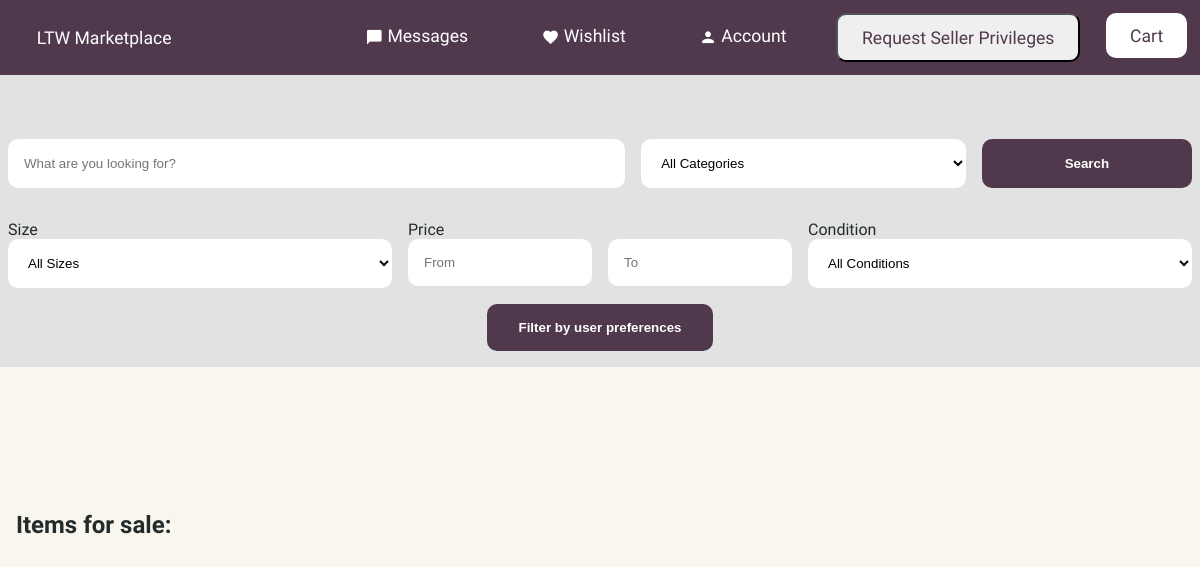
Page / (signed in) on the earlier database version.
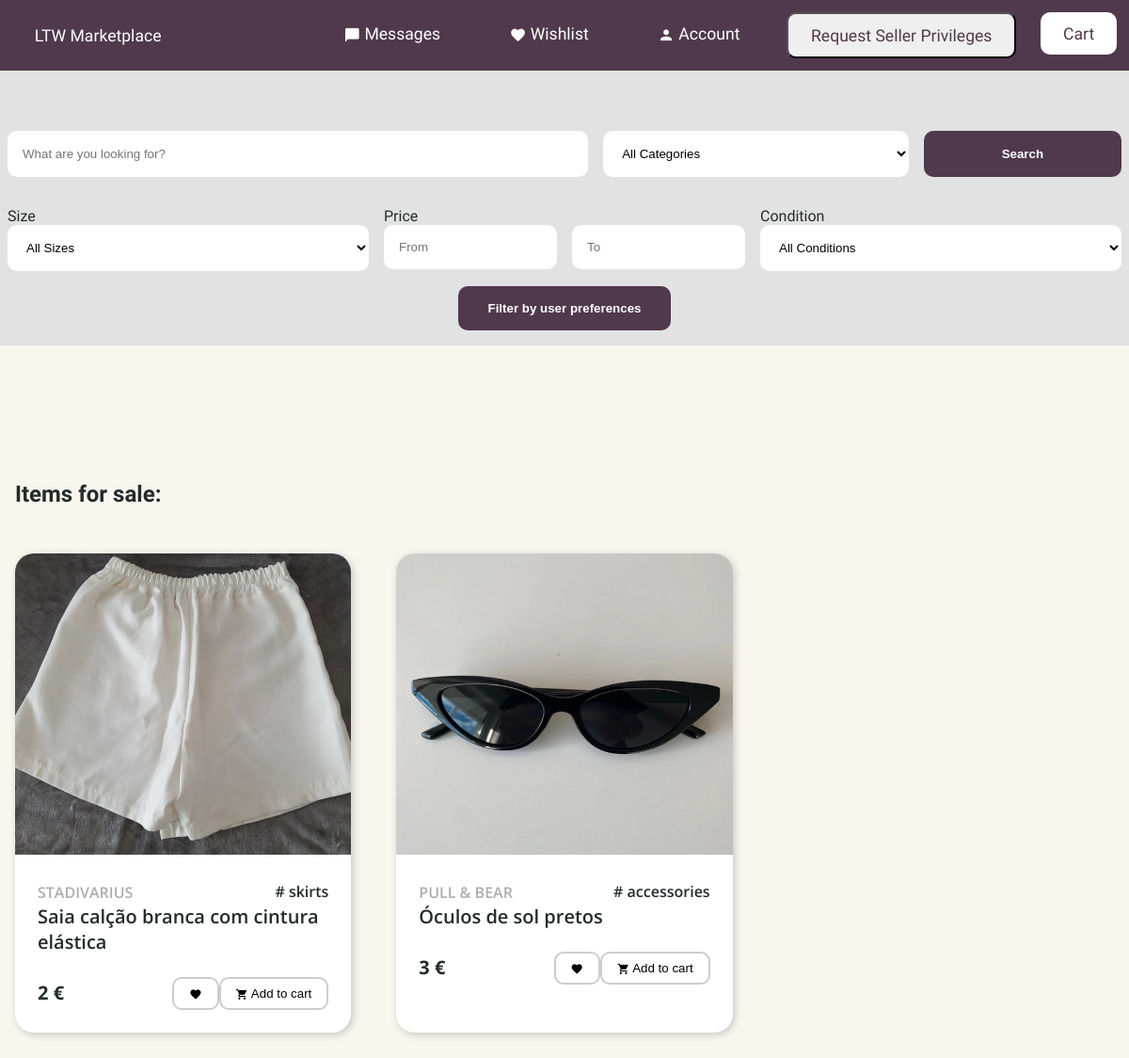
Same page on the later database version.
### tables this page shows
CREATE TABLE items (
  id INTEGER PRIMARY KEY AUTOINCREMENT,
  category_id INTEGER NOT NULL,
  size_id INTEGER NOT NULL,
  condition_id TEXT NOT NULL,
  price INTEGER NOT NULL,
  brand TEXT NOT NULL,
  model TEXT NOT NULL,
  seller_id INTEGER NOT NULL,
  created_at DATETIME NOT NULL DEFAULT CURRENT_TIMESTAMP,
  sold_at DATETIME DEFAULT NULL,
  FOREIGN KEY(category_id) REFERENCES categories(id),
  FOREIGN KEY(size_id) REFERENCES sizes(id),
  FOREIGN KEY(condition_id) REFERENCES conditions(id),
  FOREIGN KEY(seller_id) REFERENCES sellers(user_id)
);

CREATE TABLE categories (
  name TEXT NOT NULL,
  created_at DATETIME NOT NULL DEFAULT CURRENT_TIMESTAMP,
  id INTEGER PRIMARY KEY AUTOINCREMENT
);

### src/app/Router.php (called while the page is built, shortened)
<?php
class Router
{
    private $routes = [];
    private $params = [];
    public function addRoute(string $route, array $params = []): void
    {
        $route = preg_replace('/\//', '\\/', $route);
        $route = preg_replace('/\{([a-z0-9]+)\}/', '(?P<\1>[a-z0-9-]+)', $route);
        $route = preg_replace('/\{([a-z0-9]+):([^\}]+)\}/', '(?P<\1>\2)', $route);
        $route = '/^' . $route . '$/i';
        $this->routes[$route] = $params;
    }
    public function setParams(string $uri): void
    {
        foreach ($this->routes as $route => $params) {
            if (preg_match($route, $uri, $matches)) {
                $this->params = $params;
            }
        }
    }
    public function redirect(): void
    {
        $controller = $this->getNamespace() . $this->params['controller'];
        $action = $this->capitalizeAction($this->params['action']);
        if (class_exists($controller)) {
            $controller = new $controller;
        } else {
            header('location: ' . URLROOT);
        }
        call_user_func_array([$controller, $action], [$this->params]);
    }
    private function getNamespace(): string
    {
        $namespace = '\\Controllers\\';
        return $namespace;
    }
    private function capitalizeAction(string $action): string
    {
        $action = explode('-', $action);
        return implode($action);
    }
}

### public/index.php (called while the page is built, shortened)
<?php
App\Router::load(APPROOT . '/src/app/routes.php')->redirect();?>

### src/models/Database.php (called while the page is built, shortened)
<?php
class Database
{
    private $name = DATABASE_NAME;
    private $db_handler;
    private $stmt;
    public function __construct()
    {
        $dsn = 'sqlite:' . APPROOT . '/data/' . $this->name;
        $options = [
            PDO::ATTR_PERSISTENT => true,
            PDO::ATTR_ERRMODE => PDO::ERRMODE_EXCEPTION,
        ];
        try {
            $this->db_handler = new PDO($dsn, null, null, $options);
        } catch (PDOException $e) {
            $this->error = $e->getMessage();
            echo $this->error;
        }
    }
    public function query($sql)
    {
        $this->stmt = $this->db_handler->prepare($sql);
    }
    public function execute()
    {
        return $this->stmt->execute();
    }
    public function resultSet()
    {
        $this->execute();
        return $this->stmt->fetchAll(PDO::FETCH_OBJ);
    }
}

### src/models/Item.php (called while the page is built, shortened)
<?php
class ItemModel
{
    private $db;
    public function __construct()
    {
        $this->db = new Database;
    }
    public function getItems($filters = []): array
    {
        $sql = "
            SELECT items.*,
                   categories.name as category_name,
                   sizes.name as size_name,
                   conditions.name as condition_name,
                   users.username as seller_name,
                   GROUP_CONCAT(images.url) as image_urls
            FROM items
            LEFT JOIN categories ON items.category_id = categories.id
            LEFT JOIN sizes ON items.size_id = sizes.id
            LEFT JOIN conditions ON items.condition_id = conditions.id
            LEFT JOIN sellers ON items.seller_id = sellers.user_id
            LEFT JOIN users ON sellers.user_id = users.id
            LEFT JOIN images ON items.id = images.item_id
        ";
        $sql .= " GROUP BY items.id";
        $this->db->query($sql);
        $items = $this->db->resultSet();
        foreach ($items as $item) {
            $item->image_urls = explode(',', $item->image_urls);
        }
        return $items;
    }
}

### src/views/Home/index.php (the view, shortened to what the changed rows need)
<?php
require_once APPROOT . '/src/views/Common/common.php';
$user = $_SESSION['user'];?>
<body>
    <main>
        <section class="home-items">
            <h2>Items for sale:</h2>
            <div class="listing-items">
                <?php if (empty($data["items"])) : ?>
                    <p>No items found.</p>
                <?php else : ?>
                    <?php foreach ($data["items"] as $item) :
                        if ($item->sold_at === NULL) { ?>
                            <article class="item-card">
                                <a href="/home/details/<?= $item->id ?>">
                                    <img src="<?= $item->image_urls[0] ?>" alt="Item image" id="item-image">
                                </a>
                                <div class="item-info">
                                    <div>
                                        <div class="item-header">
                                            <p> <?= $item->brand; ?></p>
                                            <span class="category"> <?= $item->category_name; ?></span>
                                        </div>
                                        <a href="/home/details/<?= $item->id ?>">
                                            <?= $item->model; ?>
                                        </a>
                                    </div>
                                    <div class="item-footer">
                                        <h3><?= $item->price; ?> €</h3>
                                        <div class="buttons">
                                            <form action="<?= URLROOT ?>/WishList/<?= $item->id ?>/add-to-wish-list" method="get">
                                                <button type="submit"><i class="icon">favorite</i></button>
                                            </form>
                                            <form action="<?= URLROOT ?>/cart/<?= $item->id ?>/add-to-cart" method="get">
                                                <button type="submit"><i class="icon">shopping_cart</i> Add to cart</button>
                                            </form>
                                        </div>
                                    </div>
                                </div>
                            </article>
                    <?php }
                    endforeach; ?>
                <?php endif; ?>
            </div>
        </section>
    </main>
</body>
</html>

Differences in the rows shown:
added items: shows a picture, brand "STADIVARIUS", category.name "skirts", model "Saia calção branca com cintura elástica", price "2"
added items: shows a picture, brand "PULL & BEAR", category.name "accessories", model "Óculos de sol pretos", price "3"
